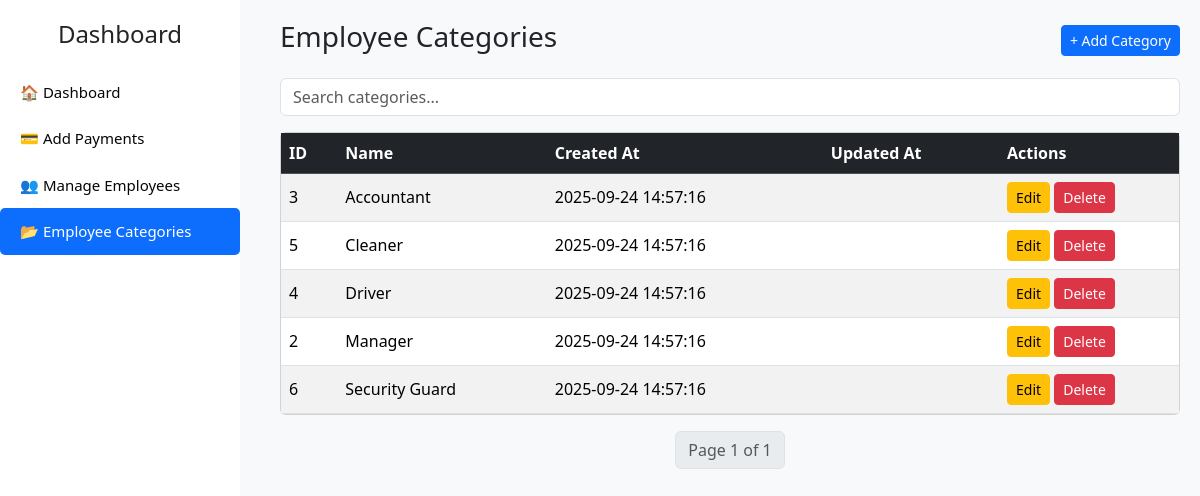
The app's page /goal_project_app/employees/employee_categories.php (signed in) with its own data.
### tables this page shows
CREATE TABLE `employee_categories` (
  `id` int(11) NOT NULL,
  `name` varchar(100) NOT NULL,
  `description` text DEFAULT NULL,
  `created_at` timestamp NOT NULL DEFAULT current_timestamp(),
  `updated_at` datetime DEFAULT NULL
);

### goal_project_app/employees/employee_categories.php (the view, shortened to what this page needs)
<?php
require_once "../config/db.php";
$limit = 12;
$page = isset($_GET['page']) ? (int)$_GET['page'] : 1;
$offset = ($page - 1) * $limit;
$search = $_GET['search'] ?? '';
$searchQuery = "";
$params = [];
$stmt = $pdo->prepare("SELECT COUNT(*) FROM employee_categories $searchQuery");
$stmt->execute($params);
$total = $stmt->fetchColumn();
$totalPages = ceil($total / $limit);
$stmt = $pdo->prepare("SELECT * FROM employee_categories $searchQuery ORDER BY name ASC LIMIT :limit OFFSET :offset");
$stmt->bindValue(':limit', $limit, PDO::PARAM_INT);
$stmt->bindValue(':offset', $offset, PDO::PARAM_INT);
$stmt->execute();
$categories = $stmt->fetchAll(PDO::FETCH_ASSOC);
?>
<!DOCTYPE html>
<html lang="en">
<head>
  <link href="https://cdn.jsdelivr.net/npm/bootstrap@5.3.2/dist/css/bootstrap.min.css" rel="stylesheet">
</head>
<body>
  <div class="sidebar">
      <h4>Dashboard</h4>
      <a href="dashboard.php">🏠 Dashboard</a>
      <a href="add_payments.php">💳 Add Payments</a>
      <a href="manage_employee.php">👥 Manage Employees</a>
      <a href="employee_categories.php" class="active">📂 Employee Categories</a>
  </div>
  <div class="content">
    <div class="d-flex justify-content-between align-items-center mb-3">
        <h3>Employee Categories</h3>
        <a href="employee_categories_add.php" class="btn btn-primary btn-sm">+ Add Category</a>
    </div>
    <div class="mb-3">
        <input type="text" id="liveSearch" value="<?=htmlspecialchars($search)?>" class="form-control" placeholder="Search categories...">
    </div>
    <div class="card">
        <div class="card-body p-0">
            <div class="table-responsive" id="tableData">
                <table class="table table-striped table-hover mb-0">
                    <thead class="table-dark">
                        <tr>
                            <th>ID</th>
                            <th>Name</th>
                            <th>Created At</th>
                            <th>Updated At</th>
                            <th width="180">Actions</th>
                        </tr>
                    </thead>
                    <tbody>
                        <?php if($categories): ?>
                            <?php foreach($categories as $cat): ?>
                                <tr>
                                    <td><?=$cat['id']?></td>
                                    <td><?=htmlspecialchars($cat['name'])?></td>
                                    <td><?=$cat['created_at']?></td>
                                    <td><?=$cat['updated_at']?></td>
                                    <td>
                                        <a href="employee_categories_edit.php?id=<?=$cat['id']?>" class="btn btn-sm btn-warning">Edit</a>
                                        <a href="employee_categories_delete.php?id=<?=$cat['id']?>" class="btn btn-sm btn-danger" onclick="return confirm('Delete this category?')">Delete</a>
                                    </td>
                                </tr>
                            <?php endforeach; ?>
                        <?php else: ?>
                            <tr><td colspan="5" class="text-center">No categories found.</td></tr>
                        <?php endif; ?>
                    </tbody>
                </table>
            </div>
        </div>
    </div>
    <nav class="mt-3">
        <ul class="pagination justify-content-center">
            <li class="page-item disabled"><span class="page-link">Page <?=$page?> of <?=$totalPages?></span></li>
        </ul>
    </nav>
  </div>
</body>
</html>

### goal_project_app/employees/employee_categories.php (style rules this page uses)
body { background:#f8f9fa; }
.sidebar { width: 240px; height: 100vh; position: fixed; left: 0; top: 0; background: rgba(255, 255, 255, 1); padding-top: 20px; }
.sidebar h4 { color: rgba(37, 36, 36, 1); text-align: center; margin-bottom: 20px; }
.sidebar a { display: block; color: #060606ff; padding: 12px 20px; text-decoration: none; font-size: 15px; }
.sidebar a:hover, .sidebar a.active { background: #0d6efd; color: #fff; border-radius: 5px; }
.content { margin-left: 260px; padding: 20px; }
.table th, .table td { vertical-align: middle; }

### records on screen
employee_categories: id "3", name "Accountant", created_at "2025-09-24 14:57:16"
employee_categories: id "5", name "Cleaner", created_at "2025-09-24 14:57:16"
employee_categories: id "4", name "Driver", created_at "2025-09-24 14:57:16"
employee_categories: id "2", name "Manager", created_at "2025-09-24 14:57:16"
employee_categories: id "6", name "Security Guard", created_at "2025-09-24 14:57:16"

### other values on screen
$page "1"
$totalPages "1"
